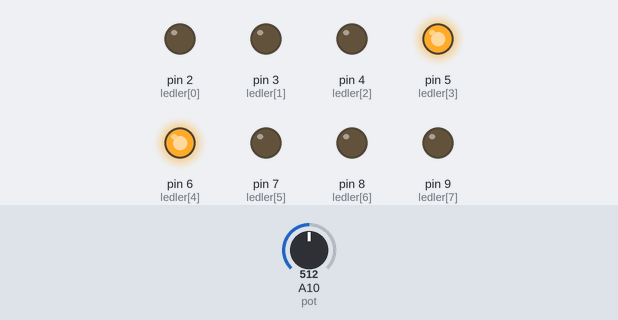
The sketch below on a simulated Arduino Mega 2560, built with avr-gcc and run on an emulated ATmega2560. On the bench: output pins drawn as LEDs (lit = HIGH). Inputs (shaded band) come from the test bench; at power-on: A10 (pot) = 512.

Above: at 1.2 s.
1.3 s: A10 (pot) set to 716
At 1.55 s:
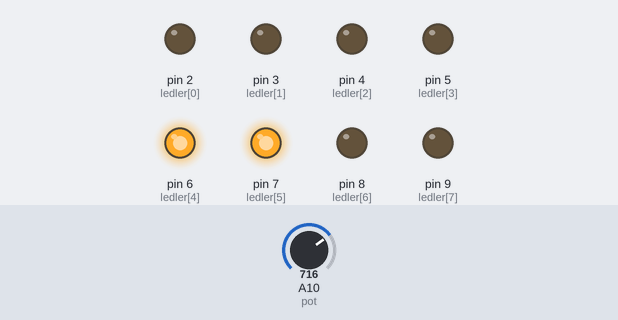
4.3 s: A10 (pot) set to 760
At 5.22 s:
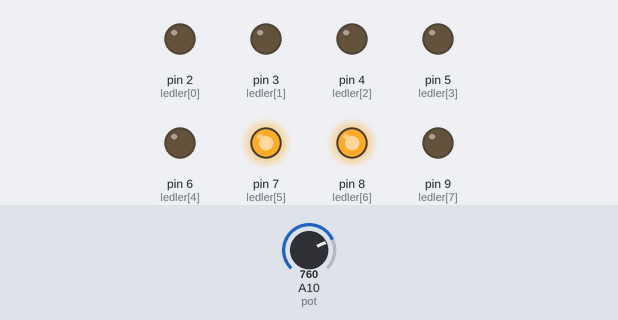
7.3 s: A10 (pot) set to 900
At 7.56 s:
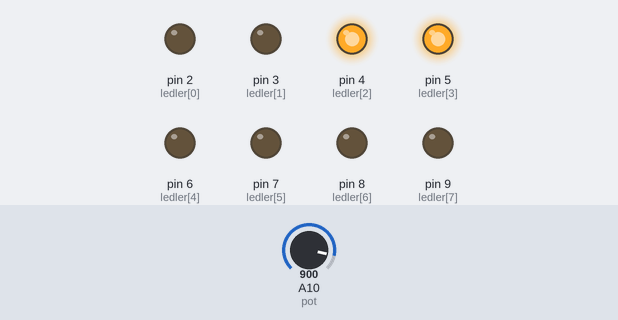
Timing chart, 0 to 16.3 s (numbered marks = the images above; inputs shaded):
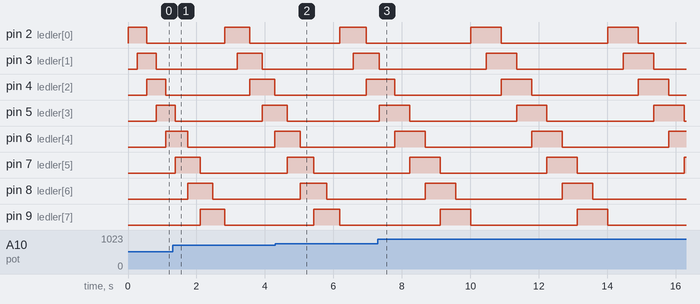

The sketch:

RED_BOT_LED.ino
```cpp
byte ledler[8] = {2, 3, 4, 5, 6, 7, 8, 9};


#define pot A10
int bekleme_suresi, pot_deger;

void setup() {
 for (int sayac = 0;sayac <8; sayac++) pinMode(ledler[sayac], OUTPUT);
}

void loop() {
  for (int sayac = 0; sayac <8; sayac++){
    digitalWrite(ledler[sayac], HIGH);
   digitalWrite(ledler[sayac-2], LOW);
    pot_deger = analogRead(pot);
    bekleme_suresi =map(pot_deger, 0, 1023, 50, 500);
    delay(bekleme_suresi);
  }
 digitalWrite(ledler[6], LOW);
delay(bekleme_suresi);
digitalWrite(ledler[7], LOW);
}
```

Measured:
- the behaviour switches between 745 and 746 on A10 (pot) (found by bisection; images 1 and 2)
- by itself, pin 2 (ledler[0]), pin 3 (ledler[1]), pin 4 (ledler[2]), pin 5 (ledler[3]), pin 6 (ledler[4]), pin 7 (ledler[5]), pin 8 (ledler[6]), pin 9 (ledler[7]): alternates HIGH for 0.89 s and LOW for 3.1 s
